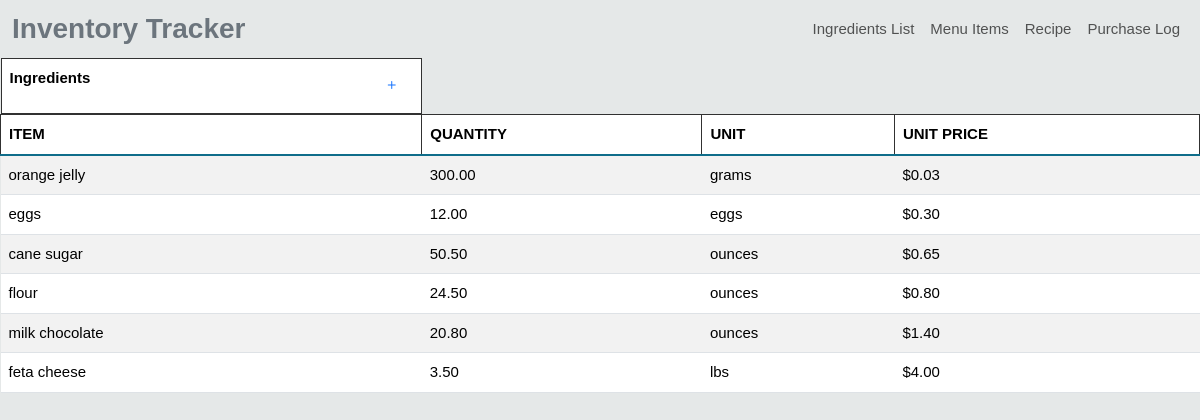
Before: /inventory/ingredients/ with the older database file.
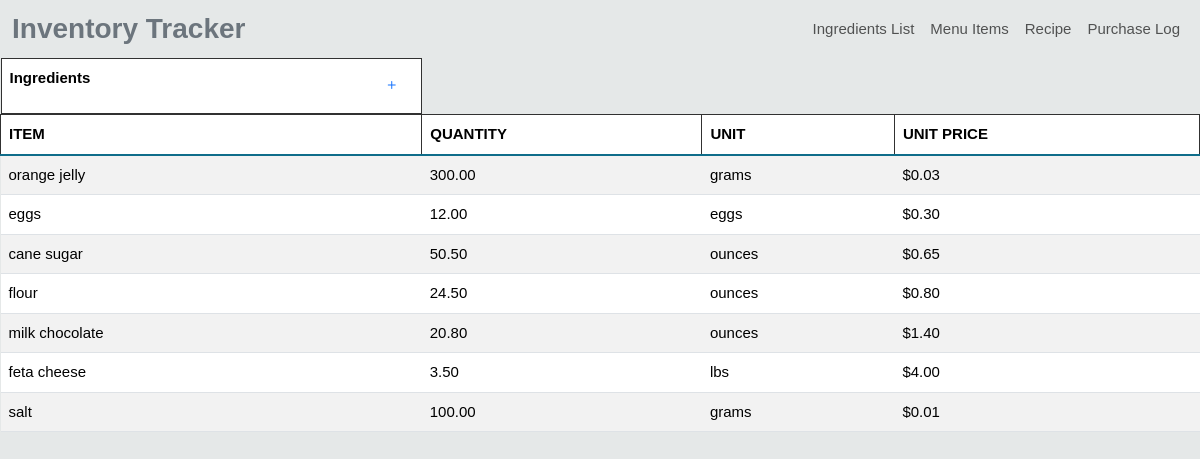
After: the same page with the newer database file.
### Inventory/models.py (models this page shows, shortened)
class Ingredient(models.Model):
    name = models.CharField(max_length=50)
    quantity = models.DecimalField(max_digits=10, decimal_places=2)
    unit = models.CharField(max_length=50)
    unit_price = models.DecimalField(max_digits=10, decimal_places=2)

### Inventory/views.py (the view)
# urls.py: path('ingredients/', InventoryView.as_view(), name='ingredients_list'),
class InventoryView(ListView):
    model = Ingredient
    template_name = 'inventory/inventory.html'
    context_object_name = 'ingredients'

### Inventory/templates/inventory/inventory.html (shortened to what this page needs)
<!DOCTYPE html>
<html lang="en">
<head>
    <link href="https://cdn.jsdelivr.net/npm/bootstrap@5.3.3/dist/css/bootstrap.min.css" rel="stylesheet">
    <link rel="stylesheet" href="https://cdn.jsdelivr.net/npm/bootstrap-icons@1.11.3/font/bootstrap-icons.min.css">
    {% load static %}
    <link rel="stylesheet" type="text/css" href="{% static 'inventory/styles.css' %}">
</head>
<body>
    <nav class="navbar navbar-expand-md navbar-light">
        <div class="container-xxl">
            <span class="fw-bold text-secondary fs-3 text">
                Inventory Tracker
            </span>
            <div class="collapse navbar-collapse justify-content-end" id="main-nav">
                <ul class="navbar-nav">
                    <li class="nav-item">
                        <a class="nav-link" href="{% url 'ingredients_list' %}">Ingredients List</a>
                    </li>
                    <li class="nav-item">
                        <a class="nav-link" href="{% url 'menu_items' %}">Menu Items</a>
                    </li>
                    <li class="nav-item">
                        <a class="nav-link" href="{% url 'recipe_requirements' %}">Recipe</a>
                    </li>
                    <li class="nav-item">
                        <a class="nav-link" href="{% url 'purchase_log' %}">Purchase Log</a>
                    </li>
                </ul>
            </div>
        </div>
    </nav>
    <div>
        <table class="table table-striped">
            <thead>
                <tr>
                    <th colospan="12" class="d-flex justify-content-between align=items-center">
                        <span>Ingredients</span>
                        <a href="{% url 'inform_view' %}" class="btn btn-link">
                            <i class="bi bi-plus"></i>
                        </a>
                </tr>
                <tr>
                    <th scope="col">ITEM</th>
                    <th scope="col">QUANTITY</th>
                    <th scope="col">UNIT</th>
                    <th scope="col">UNIT PRICE</th>
                </tr>
            </thead>
            <tbody class="table-group-divider">
                {% for ingredient in ingredients %}
                <tr>
                    <td>{{ ingredient.name }}</td>
                    <td>{{ ingredient.quantity }}</td>
                    <td>{{ ingredient.unit }}</td>
                    <td>${{ingredient.unit_price}}</td>
                </tr>
                {% endfor %}
            </tbody>
        </table>
    </div>
</body>
</html>

### Inventory/templates/static/inventory/styles.css (style rules this page uses)
body { font-family: Arial, sans-serif; font-size: 15px; color: rgb(15, 109, 138); background-color: rgb(229, 232, 232); }
table.spreadsheet td, th { border: 1px solid rgb(49, 49, 49); text-align: left; padding: 5px; }

Changed rows visible on the page:
added Ingredient: name "salt", quantity "100.00", unit "grams", unit_price "0.01"
